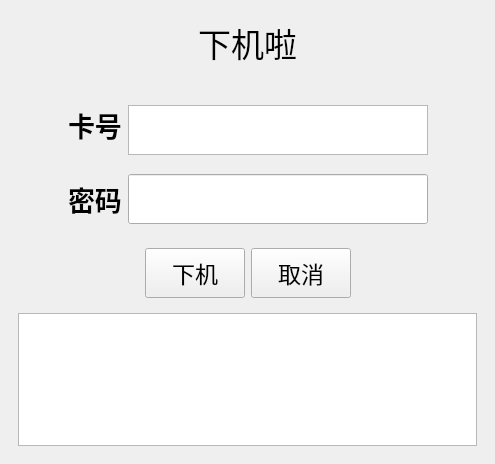
<?xml version="1.0" encoding="UTF-8"?>
<ui version="4.0">
 <class>off</class>
 <widget class="QMainWindow" name="off">
  <property name="geometry">
   <rect>
    <x>0</x>
    <y>0</y>
    <width>495</width>
    <height>464</height>
   </rect>
  </property>
  <property name="windowTitle">
   <string>off</string>
  </property>
  <widget class="QWidget" name="centralwidget">
   <layout class="QVBoxLayout" name="verticalLayout">
    <item>
     <widget class="QWidget" name="widget" native="true">
      <layout class="QHBoxLayout" name="horizontalLayout_3">
       <item>
        <spacer name="horizontalSpacer_2">
         <property name="orientation">
          <enum>Qt::Horizontal</enum>
         </property>
         <property name="sizeHint" stdset="0">
          <size>
           <width>40</width>
           <height>20</height>
          </size>
         </property>
        </spacer>
       </item>
       <item>
        <widget class="QLabel" name="label">
         <property name="font">
          <font>
           <pointsize>25</pointsize>
          </font>
         </property>
         <property name="text">
          <string>下机啦</string>
         </property>
        </widget>
       </item>
       <item>
        <spacer name="horizontalSpacer">
         <property name="orientation">
          <enum>Qt::Horizontal</enum>
         </property>
         <property name="sizeHint" stdset="0">
          <size>
           <width>40</width>
           <height>20</height>
          </size>
         </property>
        </spacer>
       </item>
      </layout>
     </widget>
    </item>
    <item>
     <widget class="QWidget" name="widget_2" native="true">
      <layout class="QGridLayout" name="gridLayout">
       <item row="3" column="0">
        <widget class="QTableWidget" name="table"/>
       </item>
       <item row="2" column="0">
        <widget class="QWidget" name="widget_3" native="true">
         <layout class="QHBoxLayout" name="horizontalLayout_2">
          <item>
           <spacer name="horizontalSpacer_3">
            <property name="orientation">
             <enum>Qt::Horizontal</enum>
            </property>
            <property name="sizeHint" stdset="0">
             <size>
              <width>40</width>
              <height>20</height>
             </size>
            </property>
           </spacer>
          </item>
          <item>
           <widget class="QPushButton" name="OK">
            <property name="minimumSize">
             <size>
              <width>100</width>
              <height>50</height>
             </size>
            </property>
            <property name="maximumSize">
             <size>
              <width>100</width>
              <height>16777215</height>
             </size>
            </property>
            <property name="font">
             <font>
              <pointsize>17</pointsize>
             </font>
            </property>
            <property name="text">
             <string>下机</string>
            </property>
           </widget>
          </item>
          <item>
           <widget class="QPushButton" name="NO">
            <property name="minimumSize">
             <size>
              <width>100</width>
              <height>50</height>
             </size>
            </property>
            <property name="maximumSize">
             <size>
              <width>70</width>
              <height>16777215</height>
             </size>
            </property>
            <property name="font">
             <font>
              <pointsize>17</pointsize>
             </font>
            </property>
            <property name="text">
             <string>取消</string>
            </property>
           </widget>
          </item>
          <item>
           <spacer name="horizontalSpacer_4">
            <property name="orientation">
             <enum>Qt::Horizontal</enum>
            </property>
            <property name="sizeHint" stdset="0">
             <size>
              <width>40</width>
              <height>20</height>
             </size>
            </property>
           </spacer>
          </item>
         </layout>
        </widget>
       </item>
       <item row="0" column="0">
        <widget class="QWidget" name="widget_5" native="true">
         <layout class="QHBoxLayout" name="horizontalLayout">
          <item>
           <spacer name="horizontalSpacer_5">
            <property name="orientation">
             <enum>Qt::Horizontal</enum>
            </property>
            <property name="sizeHint" stdset="0">
             <size>
              <width>40</width>
              <height>20</height>
             </size>
            </property>
           </spacer>
          </item>
          <item>
           <widget class="QLabel" name="label_2">
            <property name="font">
             <font>
              <pointsize>20</pointsize>
              <weight>75</weight>
              <italic>false</italic>
              <bold>true</bold>
             </font>
            </property>
            <property name="text">
             <string>卡号</string>
            </property>
           </widget>
          </item>
          <item>
           <widget class="QTextEdit" name="ID">
            <property name="minimumSize">
             <size>
              <width>300</width>
              <height>50</height>
             </size>
            </property>
            <property name="maximumSize">
             <size>
              <width>200</width>
              <height>40</height>
             </size>
            </property>
            <property name="font">
             <font>
              <pointsize>20</pointsize>
             </font>
            </property>
           </widget>
          </item>
          <item>
           <spacer name="horizontalSpacer_6">
            <property name="orientation">
             <enum>Qt::Horizontal</enum>
            </property>
            <property name="sizeHint" stdset="0">
             <size>
              <width>40</width>
              <height>20</height>
             </size>
            </property>
           </spacer>
          </item>
         </layout>
        </widget>
       </item>
       <item row="1" column="0">
        <widget class="QWidget" name="widget_6" native="true">
         <layout class="QHBoxLayout" name="horizontalLayout_4">
          <item>
           <spacer name="horizontalSpacer_7">
            <property name="orientation">
             <enum>Qt::Horizontal</enum>
            </property>
            <property name="sizeHint" stdset="0">
             <size>
              <width>40</width>
              <height>20</height>
             </size>
            </property>
           </spacer>
          </item>
          <item>
           <widget class="QLabel" name="label_3">
            <property name="font">
             <font>
              <pointsize>20</pointsize>
              <weight>75</weight>
              <italic>false</italic>
              <bold>true</bold>
             </font>
            </property>
            <property name="text">
             <string>密码</string>
            </property>
           </widget>
          </item>
          <item>
           <widget class="QLineEdit" name="pwd">
            <property name="minimumSize">
             <size>
              <width>300</width>
              <height>50</height>
             </size>
            </property>
            <property name="echoMode">
             <enum>QLineEdit::Password</enum>
            </property>
           </widget>
          </item>
          <item>
           <spacer name="horizontalSpacer_8">
            <property name="orientation">
             <enum>Qt::Horizontal</enum>
            </property>
            <property name="sizeHint" stdset="0">
             <size>
              <width>40</width>
              <height>20</height>
             </size>
            </property>
           </spacer>
          </item>
         </layout>
        </widget>
       </item>
      </layout>
     </widget>
    </item>
   </layout>
  </widget>
 </widget>
 <resources/>
 <connections/>
</ui>
